Frame 1 (no input): blank canvas, image omitted
Frame 60 (no input): blank canvas, image omitted
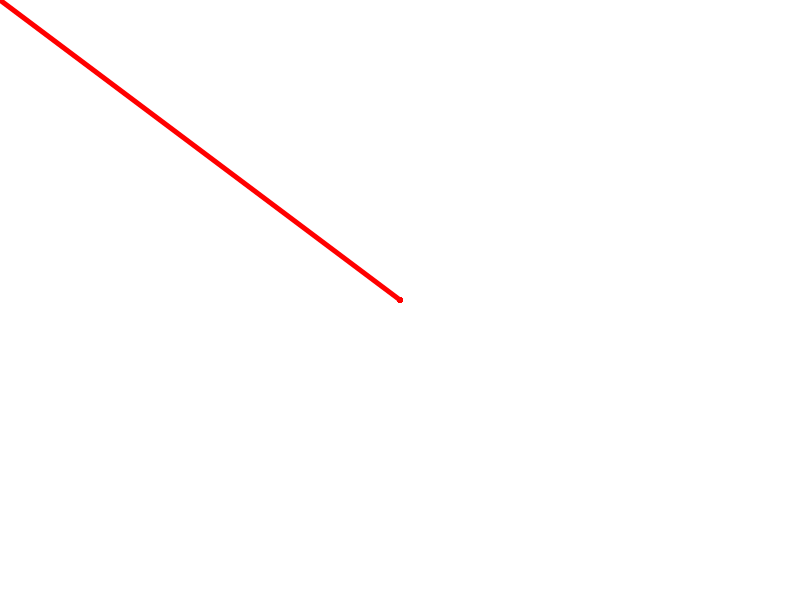
Frame 120 (the mouse pressed at the canvas centre since frame 60)

The p5.js sketch whose frames 1 and 60 were blank and that drew this single picture after the mouse press (run headless with seeded random() and noise() and a simulated clock; from frame 60 on, the mouse is pressed at the canvas centre):

// p5.js sketch
// ── sketch.js
function setup() {
  createCanvas(800,600);
  
}
function draw() {
  
  //background(220,220,220);
  strokeWeight(5);
  stroke(255,0,0)
  line(pmouseX,pmouseY,mouseX,mouseY);
  
}
